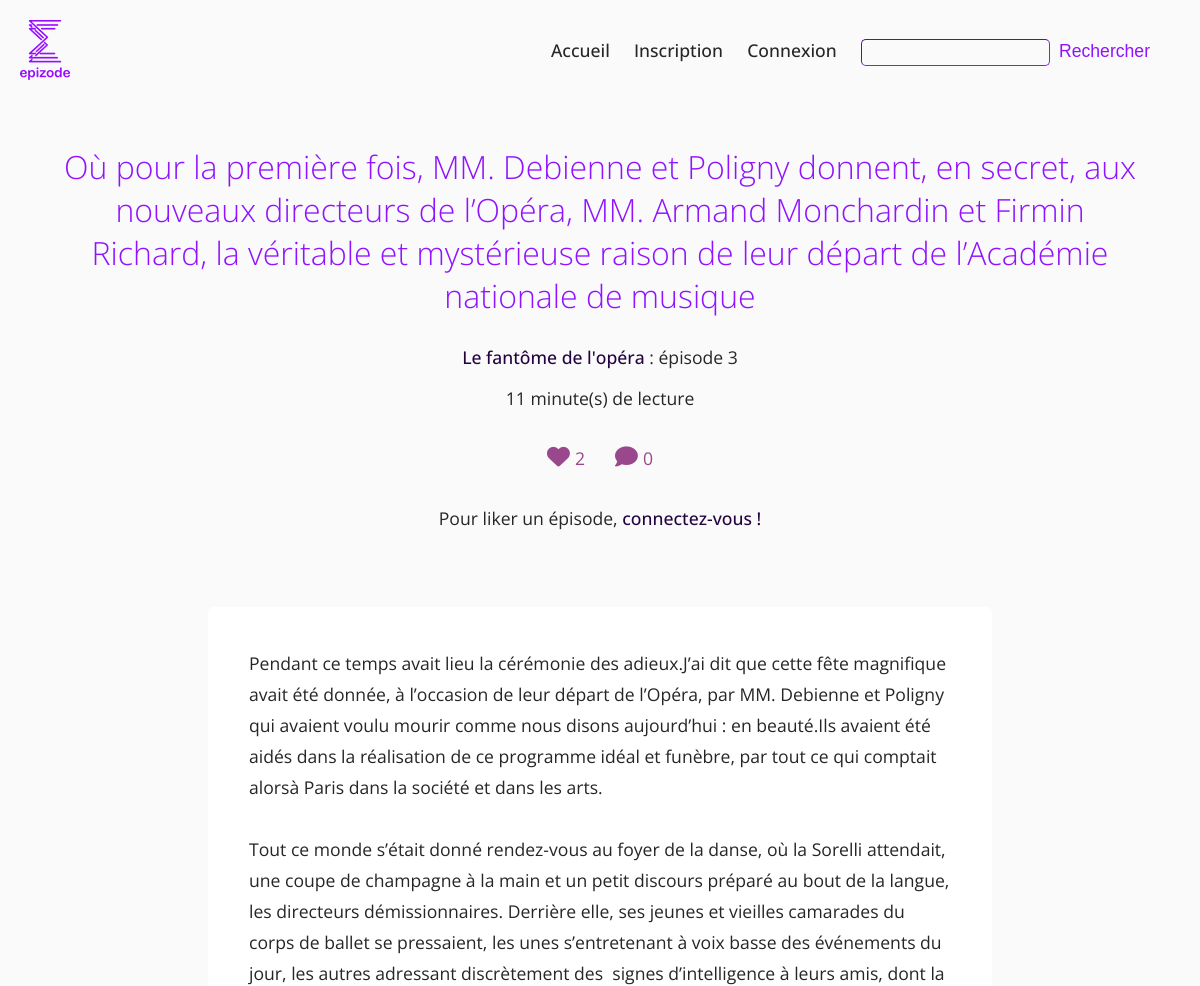
Page /index.php?action=displayEpisode&idseries=12&number=3&idepisode=35 (upper part) on the earlier database version.
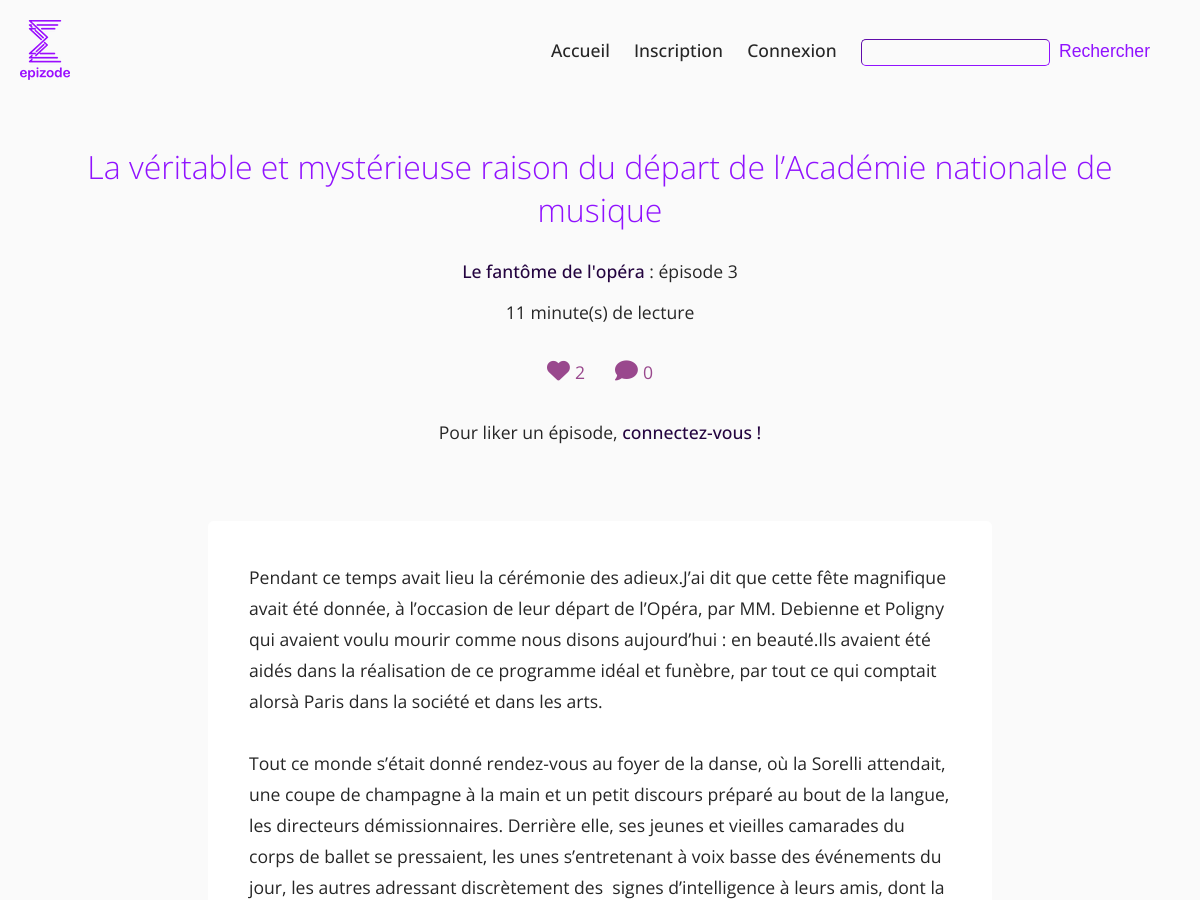
Same page on the later database version.
### tables this page shows
CREATE TABLE `episodes` (
  `id` int(11) NOT NULL,
  `number` int(11) NOT NULL,
  `title` varchar(100) NOT NULL,
  `content` longtext NOT NULL,
  `publishing_status` enum('published','inprogress','deleted','banned') NOT NULL,
  `date_publication` datetime DEFAULT NULL,
  `date_modification` datetime NOT NULL DEFAULT CURRENT_TIMESTAMP,
  `id_series` int(11) NOT NULL,
  `price` float NOT NULL DEFAULT '0',
  `alert_status` tinyint(4) NOT NULL DEFAULT '0',
  `promotion` float NOT NULL DEFAULT '0',
  `signs_number` int(11) NOT NULL DEFAULT '160',
  `meta_description` varchar(160) DEFAULT '''Découvrez le contenu de votre épisode en exclusivité sur Epizode ! Des séries originales et passionnantes à lire partout, à tout moment !'''
);

### src/Model/EpisodesManager.php (called while the page is built, shortened)
<?php
class EpisodesManager extends Manager
{
	public function getEpisodeLikes($idepisode)
	{
		$db = $this->dbConnect();
		$req = $db->prepare('SELECT COUNT(id_episode) FROM episode_has_members_likers WHERE id_episode = ?');
		$req->execute(array($idepisode));
	    $episodeLikes = $req->fetch();
	    return $episodeLikes;
	}
	public function getEpisodePublished($number, $idseries)
	{
		$db = $this->dbConnect();
		$req_episode = $db->prepare('SELECT e.id AS "id", e.number AS "number", e.title AS "title", e.content AS "content", e.date_publication AS "publicationDate", e.date_modification AS "lastUpdate", COUNT(lik.id_episode) AS "likesNumber", ROUND(COALESCE(e.price, 0) - COALESCE(e.promotion, 0), 2) AS "price", COUNT(DISTINCT com.id_episode) AS "numberComments", ROUND(e.signs_number/(300*5)) AS "timeReading", e.meta_description AS "meta" FROM episodes e LEFT JOIN series s ON s.id = e.id_series LEFT JOIN comments com ON com.id_episode = e.id LEFT JOIN episode_has_members_likers lik ON lik.id_episode = e.id WHERE e.number = ? AND e.publishing_status="published" AND e.id_series = ? GROUP BY e.id');
		$req_episode->execute(array($number, $idseries));
		$episode_unitary_published = $req_episode->fetch();
		return $episode_unitary_published;
	}
}

### src/Model/SeriesManager.php (called while the page is built, shortened)
<?php
class SeriesManager extends Manager
{
	public function getOneSeriesPublicData($idseries)
	{
		$db = $this->dbConnect();
		$req = $db->prepare('SELECT s.id AS "id", ic.url AS "cover", ic.alt AS "altcover", s.title AS "title", s.summary AS "summary", m.id AS "idmember", m.pseudo AS "member", l.name AS "publisher", s.publisher_author AS "publisher_author", s.publisher_author_description AS "publisher_author_description", m.type AS "type", ia.url AS "avatar", ia.alt AS "altavatar", il.url AS "logo", il.alt AS "altlogo", s.pricing_status AS "pricing", s.publishing_status AS "publishing", s.authors_right AS "rights", COUNT(DISTINCT e.id) AS "numberEpisodes", COUNT(DISTINCT sub.id_member) AS "numberSubscribers", GROUP_CONCAT(DISTINCT t.name SEPARATOR ", ") AS "tags", s.meta_description AS "meta" FROM members m LEFT JOIN avatars a ON a.id = m.id_avatar LEFT JOIN images ia ON ia.id = a.id_avatar LEFT JOIN logos l ON l.id = m.id_logo LEFT JOIN images il ON il.id = l.id_logo LEFT JOIN series s ON s.id_member = m.id LEFT JOIN series_has_members_subscription sub ON sub.id_series = s.id LEFT JOIN series_has_tags h ON h.id_series = s.id LEFT JOIN tags t ON t.id = h.id_tag LEFT JOIN episodes e ON e.id_series = s.id INNER JOIN covers c ON c.id = s.id_cover INNER JOIN images ic ON ic.id = c.id_cover WHERE s.publishing_status = "published" AND s.id = ?');
		$req->execute(array($idseries));
		$oneSeriesPublicData = $req->fetch();
		return $oneSeriesPublicData;
	}
}

### src/View/frontend/displayEpisodeView.php (the view, shortened to what this page needs)
<section id="episode">
        <h1 <?php if(strlen($episode_unitary_published['title']) >= 30 AND strlen($episode_unitary_published['title']) <= 70){ echo "class=medium-title";}elseif(strlen($episode_unitary_published['title']) > 70){ echo "class=big-title";}?>><?php echo $episode_unitary_published['title']; ?></h1>
        <div class="episode-data">
            <p><a href="index.php?action=displaySeries&idseries=<?php echo $seriesId; ?>"><?php echo $oneSeriesPublicData['title']; ?></a> : épisode <?php echo $episode_unitary_published['number']; ?></p>
            <p><?php echo $episode_unitary_published['timeReading']; ?> minute(s) de lecture</p>
            <div class="episode-data-social">
                <p class="social-info"><i class="fas fa-heart"></i><span id="nbLikes"><?php echo $episodeLikes[0]; ?></span></p>
                <p class="social-info"><i class="fas fa-comment"></i><?php echo $episode_unitary_published['numberComments']; ?></p>
            </div>
            <?php
            if(isset($_SESSION['idmember']))
            {
            ?>
                <input type="hidden" id="idepisode" value=<?php echo $episodeId; ?>>
                <button id="like" class="btn btn-purple <?php if(in_array($_SESSION['idmember'], $episodeLikers)){ echo "hidden"; }?>">J'aime</button>
                <button id="dislike" class="btn btn-purple <?php if(!in_array($_SESSION['idmember'], $episodeLikers)){ echo "hidden" ; }?>">Je n'aime plus</button>
            <?php
            }else{
                ?>
                    <p>Pour liker un épisode, <a href="index.php?action=login&ref=displayEpisode&idseries=<?php echo $seriesId; ?>&number=<?php echo $episode_unitary_published['number']; ?>&idepisode=<?php echo $episode_unitary_published['id']; ?>">connectez-vous !</a></p>
                <?php
            }
            ?>
        </div>
</section>
<section id="episode-content">
    <p class="episode-content-text"><?php echo $episode_unitary_published['content']; ?></p>
</section>
<?php
require('./src/View/template.php');
?>

Differences in the rows shown:
changed episodes: title "Où pour la première fois, MM. Debienne et Poligny donnent, en secret, aux nouveaux directeurs de l’Opéra, MM. Armand Monchardin et Firmin Richard, la véritable et mystérieuse raison de leur départ de l’Académie nationale…" → "La véritable et mystérieuse raison du départ de l’Académie nationale de musique"
